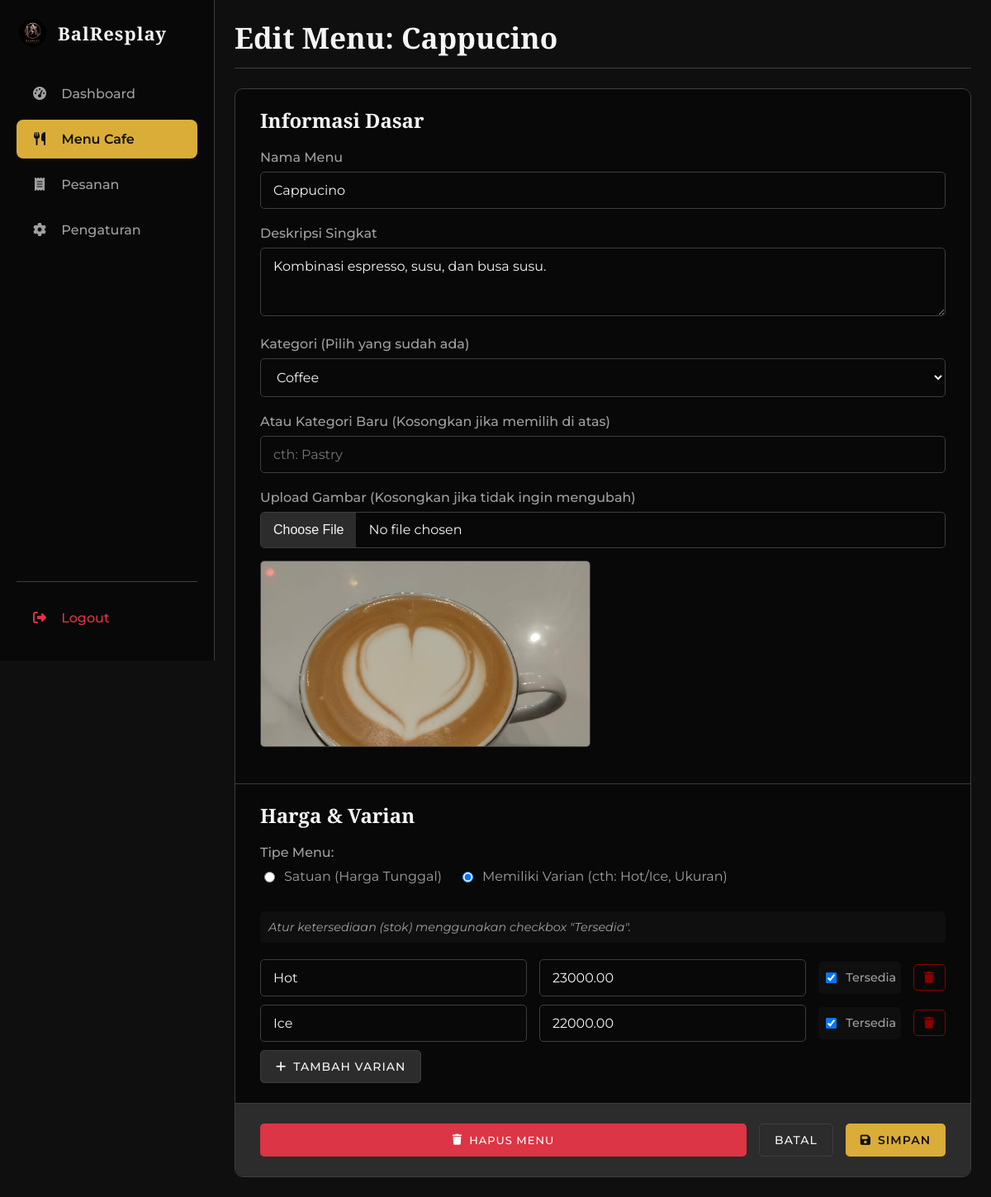
/admin_form_menu.php?id=23 (signed in), run on the app's committed database.
### tables this page shows
CREATE TABLE `products` (
  `product_id` int NOT NULL AUTO_INCREMENT,
  `name` varchar(255) NOT NULL,
  `description` text,
  `category` varchar(50) NOT NULL,
  `image_url` varchar(255) DEFAULT NULL,
  `is_deleted` tinyint(1) NOT NULL DEFAULT '0',
  `created_at` datetime NOT NULL DEFAULT CURRENT_TIMESTAMP,
  `updated_at` datetime NOT NULL DEFAULT CURRENT_TIMESTAMP ON UPDATE CURRENT_TIMESTAMP,
  PRIMARY KEY (`product_id`),
  KEY `idx_products_category` (`category`)
);

CREATE TABLE `product_variants` (
  `variant_id` int NOT NULL AUTO_INCREMENT,
  `product_id` int NOT NULL,
  `variant_name` varchar(50) DEFAULT NULL,
  `price` decimal(10,2) NOT NULL,
  `is_available` tinyint(1) NOT NULL DEFAULT '1',
  `is_deleted` tinyint(1) NOT NULL DEFAULT '0',
  PRIMARY KEY (`variant_id`),
  KEY `product_id` (`product_id`),
  CONSTRAINT `product_variants_ibfk_1` FOREIGN KEY (`product_id`) REFERENCES `products` (`product_id`) ON DELETE CASCADE
);

### config/database.php (called while the page is built, shortened)
<?php
function getProductById($db, $product_id) {
    $stmt = $db->prepare("SELECT * FROM products WHERE product_id = ? AND is_deleted = 0");
    $stmt->bind_param("i", $product_id);
    $stmt->execute();
    $result = $stmt->get_result();
    $product = $result->fetch_assoc();
    $product['variants'] = [];
    $stmt_var = $db->prepare("SELECT * FROM product_variants WHERE product_id = ? AND is_deleted = 0 ORDER BY variant_id");
    $stmt_var->bind_param("i", $product_id);
    $stmt_var->execute();
    $variants_result = $stmt_var->get_result();
    while ($row = $variants_result->fetch_assoc()) {
        $product['variants'][] = $row;
    }
    return $product;
}
function getAllCategories($db) {
    $sql = "SELECT DISTINCT category FROM products WHERE is_deleted = 0 ORDER BY category ASC";
    $result = $db->query($sql);
    return $result->fetch_all(MYSQLI_ASSOC);
}
?>

### admin_form_menu.php (the view, shortened to what this page needs)
<?php
require_once __DIR__ . '/config/database.php';
$role = $_SESSION['role'];
$is_dapur_readonly = ($_SESSION['role'] == 'Dapur');
$is_edit_mode = isset($_GET['id']);
$product_data = null;
$variants_data = [];
$image_preview = 'https://placehold.co/300x200/2c2c2c/a0a0a0?text=Preview+Gambar';
$page_title = "Tambah Menu Baru";
$db_categories_raw = getAllCategories($db);
$existing_categories = array_column($db_categories_raw, 'category');
$default_categories = ['rice', 'noodles', 'lite-easy', 'coffee', 'tea', 'non-coffee', 'signature'];
$all_categories = array_unique(array_merge($default_categories, $existing_categories));
sort($all_categories);
if ($is_edit_mode) {
    $product_id = (int)$_GET['id'];
    $product_data = getProductById($db, $product_id);
    if ($product_data) {
        $page_title = "Edit Menu: " . htmlspecialchars($product_data['name']);
        $variants_data = $product_data['variants'];
        if (!empty($product_data['image_url'])) {
            $image_preview = htmlspecialchars($product_data['image_url']);
        }
    } else {
        header("Location: admin_menu.php?error=notfound");
        exit();
    }
}
$product_type = 'simple';
if (!empty($variants_data)) {
    if (count($variants_data) > 1) {
        $product_type = 'variable';
    } elseif (count($variants_data) == 1 && !empty($variants_data[0]['variant_name'])) {
        $product_type = 'variable';
    }
}
?>
<!DOCTYPE html>
<html lang="id">
<head>
    <link rel="stylesheet" href="css/variable.css">
    <link rel="stylesheet" href="css/admin_menu.css"> <link rel="stylesheet" href="css/menu_form.css"> <link rel="stylesheet" href="https://cdnjs.cloudflare.com/ajax/libs/font-awesome/6.4.0/css/all.min.css">
</head>
<body>
    <div class="admin-layout">
        <aside class="sidebar" id="sidebar">
            <div class="sidebar-header">
                <a href="index.php" class="nav-logo">
                    <img src="images/logo_fix.png" alt="BalResplay Logo" class="logo-img">
                    <span class="logo-text">BalResplay</span>
                </a>
            </div>
            <nav class="nav-list">
                <?php
                $currentPage = basename($_SERVER['PHP_SELF']);
                ?>
                <?php if ($role == 'Super Admin' || $role == 'Kasir'): ?>
                    <a href="admin_dashboard.php"
                       class="<?php echo $currentPage == 'admin_dashboard.php' ? 'active' : ''; ?>">
                       <i class="fas fa-tachometer-alt"></i> Dashboard
                    </a>
                <?php endif; ?>
                <a href="admin_menu.php"
                   class="<?php echo ($currentPage == 'admin_menu.php' || $currentPage == 'admin_form_menu.php') ? 'active' : ''; ?>">
                   <i class="fas fa-utensils"></i> Menu Cafe
                </a>
                <?php if ($role == 'Dapur'): ?>
                     <a href="kitchen_display.php"
                       class="<?php echo $currentPage == 'kitchen_display.php' ? 'active' : ''; ?>">
                       <i class="fas fa-receipt"></i> Antrian Dapur
                    </a>
                <?php else:  ?>
                    <a href="admin_orders.php"
                       class="<?php echo $currentPage == 'admin_orders.php' ? 'active' : ''; ?>">
                       <i class="fas fa-receipt"></i> Pesanan
                    </a>
                <?php endif; ?>
                <?php if ($role == 'Super Admin'): ?>
                    <a href="admin_settings.php"
                       class="<?php echo $currentPage == 'admin_settings.php' ? 'active' : ''; ?>">
                       <i class="fas fa-cog"></i> Pengaturan
                    </a>
                <?php endif; ?>
            </nav>
            <div class="sidebar-footer">
                <a href="actions/handle_logout.php" class="logout-link">
                    <i class="fas fa-sign-out-alt"></i> Logout
                </a>
            </div>
        </aside>
        <main class="main-content">
            <header class="admin-header">
                <h1><?php echo $page_title; ?></h1>
            </header>
            <div class="form-container">
                <form action="actions/save_menu.php" method="POST" class="form-card" enctype="multipart/form-data" id="menu-form">
                    <div class="form-section">
                        <h4>Informasi Dasar <?php if ($is_dapur_readonly) echo '(Read-Only)'; ?></h4>
                        <div class="form-group">
                            <label for="product_name">Nama Menu</label>
                            <input type="text" id="product_name" name="product_name" placeholder="cth: Americano" required
                                   value="<?php echo htmlspecialchars($product_data['name'] ?? ''); ?>" <?php if ($is_dapur_readonly) echo 'disabled'; ?>>
                        </div>
                        <div class="form-group">
                            <label for="product_description">Deskripsi Singkat</label>
                            <textarea id="product_description" name="product_description" rows="3"
                                      placeholder="cth: Shot espresso yang disajikan dengan tambahan air..." <?php if ($is_dapur_readonly) echo 'disabled'; ?>><?php echo htmlspecialchars($product_data['description'] ?? ''); ?></textarea>
                        </div>
                        <div class="form-group">
                            <label for="product_category">Kategori (Pilih yang sudah ada)</label>
                            <select id="product_category" name="product_category" <?php if ($is_dapur_readonly) echo 'disabled'; ?>>
                                <?php
                                    foreach ($all_categories as $cat) {
                                        $selected = (isset($product_data['category']) && $product_data['category'] == $cat) ? 'selected' : '';
                                        echo "<option value=\"" . htmlspecialchars($cat) . "\" $selected>" . ucfirst(str_replace('-', ' ', $cat)) . "</option>";
                                    }
                                ?>
                            </select>
                        </div>
                        <div class="form-group">
                            <label for="new_category">Atau Kategori Baru (Kosongkan jika memilih di atas)</label>
                            <input type="text" id="new_category" name="new_category" placeholder="cth: Pastry" <?php if ($is_dapur_readonly) echo 'disabled'; ?>>
                        </div>
                        <div class="form-group">
                            <label for="product_image">Upload Gambar (Kosongkan jika tidak ingin mengubah)</label>
                            <input type="file" id="product_image" name="product_image" accept="image/*" <?php if ($is_dapur_readonly) echo 'disabled'; ?>>
                            <div class="image-preview-container">
                                <img id="image_preview" src="<?php echo $image_preview; ?>" alt="Preview Gambar">
                            </div>
                        </div>
                    </div>
                    <div class="form-section">
                        <h4>Harga & Varian <?php if ($is_dapur_readonly) echo '(Hanya bisa ubah ketersediaan)'; ?></h4>
                        <div class="form-group" style="margin-bottom: 25px;">
                            <label style="margin-bottom: 10px; display: block;">Tipe Menu:</label>
                            <div style="display: flex; gap: 20px; flex-wrap: wrap;">
                                <label style="font-weight: normal; cursor: pointer; display: flex; align-items: center; gap: 8px;">
                                    <input type="radio" name="ui_product_type" value="simple"
                                           <?php echo ($product_type == 'simple') ? 'checked' : ''; ?>
                                           <?php if ($is_dapur_readonly) echo 'disabled'; ?>>
                                    Satuan (Harga Tunggal)
                                </label>
                                <label style="font-weight: normal; cursor: pointer; display: flex; align-items: center; gap: 8px;">
                                    <input type="radio" name="ui_product_type" value="variable"
                                           <?php echo ($product_type == 'variable') ? 'checked' : ''; ?>
                                           <?php if ($is_dapur_readonly) echo 'disabled'; ?>>
                                    Memiliki Varian (cth: Hot/Ice, Ukuran)
                                </label>
                            </div>
                        </div>
                        <p class="form-hint">
                            Atur ketersediaan (stok) menggunakan checkbox "Tersedia".
                        </p>
                        <div id="variants-container" class="<?php echo ($product_type == 'simple') ? 'mode-simple' : ''; ?>">
                            <?php if (empty($variants_data)): ?>
                                <div class="variant-row">
                                    <input type="text" name="variants[0][name]" class="variant-name-input" placeholder="Nama Varian (cth: Hot / Ice)" <?php if ($is_dapur_readonly) echo 'disabled'; ?>>
                                    <input type="number" name="variants[0][price]" placeholder="Harga (cth: 20000)" required <?php if ($is_dapur_readonly) echo 'disabled'; ?>>
                                    <div class="variant-availability">
                                        <input type="checkbox" id="available-0" name="variants[0][is_available]" value="1" checked>
                                        <label for="available-0">Tersedia</label>
                                    </div>
                                    <button type="button" class="btn btn-delete-variant" <?php if ($is_dapur_readonly) echo 'disabled'; ?>>
                                        <i class="fas fa-trash"></i>
                                    </button>
                                </div>
                            <?php else: ?>
                                <?php foreach ($variants_data as $index => $variant): ?>
                                    <div class="variant-row">
                                        <input type="text" name="variants[<?php echo $index; ?>][name]" class="variant-name-input" placeholder="Nama Varian"
                                               value="<?php echo htmlspecialchars($variant['variant_name'] ?? ''); ?>" <?php if ($is_dapur_readonly) echo 'disabled'; ?>>
                                        <input type="number" name="variants[<?php echo $index; ?>][price]" placeholder="Harga" required
                                               value="<?php echo htmlspecialchars($variant['price'] ?? ''); ?>" <?php if ($is_dapur_readonly) echo 'disabled'; ?>>
                                        <div class="variant-availability">
                                            <input type="checkbox" id="available-<?php echo $index; ?>" name="variants[<?php echo $index; ?>][is_available]" value="1"
                                                   <?php echo $variant['is_available'] == 1 ? 'checked' : ''; ?>>
                                            <label for="available-<?php echo $index; ?>">Tersedia</label>
                                        </div>
                                        <button type="button" class="btn btn-delete-variant" <?php if ($is_dapur_readonly) echo 'disabled'; ?>>
                                            <i class="fas fa-trash"></i>
                                        </button>
                                    </div>
                                <?php endforeach; ?>
                            <?php endif; ?>
                        </div>
                        <button type="button" id="add-variant-btn" class="btn btn-secondary"
                                <?php if ($is_dapur_readonly) echo 'disabled'; ?>
                                style="<?php echo ($product_type == 'simple') ? 'display: none;' : ''; ?>">
                            <i class="fas fa-plus"></i> Tambah Varian
                        </button>
                    </div>
                    <div class="form-actions">
                        <?php if ($is_edit_mode && !$is_dapur_readonly): ?>
                            <button type="button" class="btn btn-delete" id="btn-delete-product-form" style="margin-right: auto; background-color: var(--danger-color); color: white;">
                                <i class="fas fa-trash"></i> Hapus Menu
                            </button>
                        <?php endif; ?>
                        <a href="admin_menu.php" class="btn btn-secondary">Batal</a>
                        <button type="submit" class="btn btn-primary">
                            <i class="fas fa-save"></i> Simpan
                        </button>
                    </div>
                </form>
            </div>
        </main>
    </div>
</body>
</html>

### data on the page
products: name "Edit Menu: Cappucino", product_name "Cappucino", product_description "Kombinasi espresso, susu, dan busa susu.", image_url (picture)
product_variants: variant_name "Hot", price "23000.00", is_available "☑"
product_variants: variant_name "Ice", price "22000.00", is_available "☑"

### other printed values
form field product_category "Coffee"
